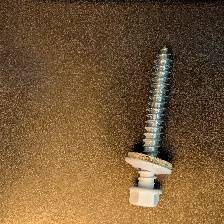
#> input picture ece471_data/dataset/screws/train/good/class1/PXL_20250109_174658372.MP.jpg, 224 x 224 px; its folder holds 5 pictures in this run
$ jupyter execute --allow-errors preprocessingtests.ipynb
#> lines starting #> are read from the running program, lines starting #| are printed output that depends on the picture
[cell 1]
# Operations to perform: mirror in x and y, rotate
import os
from IPython.display import display
import PIL
# Preprocessing: Median filter and contrast equalization?

cwd = os.getcwd()
cwd = os.path.join(cwd, 'ece471_data/dataset/screws/train/good/class1')
for file_name in os.listdir(cwd):
        if file_name.lower().endswith('.jpg'):
            image_path = os.path.join(cwd, file_name)

[cell 2]
import PIL.Image
import PIL.ImageFile
import PIL.ImageFilter
import PIL.ImageOps
import cv2

cwd = os.getcwd()
image_path = os.path.join(cwd,'ece471_data/dataset/screws/train/good/class1/PXL_20250109_174658372.MP.jpg')
img = PIL.Image.open(image_path).convert("L")
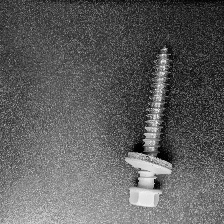
#> img: PIL image 224x224 L; min 0, max 250, mean 94.1
img2 = img.rotate(90)
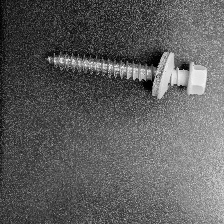
#> img2: PIL image 224x224 L; min 0, max 250, mean 94.1
img3 = PIL.ImageOps.mirror(img)
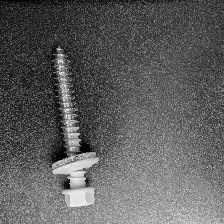
#> img3: PIL image 224x224 L; min 0, max 250, mean 94.1
img6 = PIL.ImageOps.equalize(img)
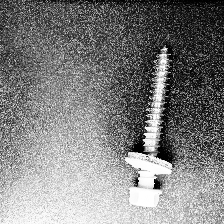
#> img6: PIL image 224x224 L; min 0, max 255, mean 127.2
img4 = img6.filter(PIL.ImageFilter.MedianFilter(size=5))
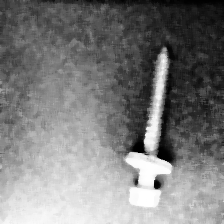
#> img4: PIL image 224x224 L; min 0, max 255, mean 123.7
display(img)
display(img2)
display(img3)
display(img4)
display(img6)
